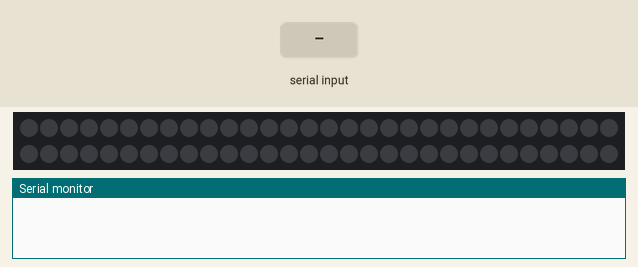
Recording of a sketch running on a simulated Arduino Uno, built with avr-gcc and run on an emulated ATmega328P. Parts: 60 RGB LEDs in strip order, left to right, continuing on the next row, the last lines printed to the serial monitor. Inputs (shaded band) come from the test bench. Dim RGB values are drawn brighter than linear.

Above: at 1.2 s.
1.3 s: "90,45,200\n" received over Serial
At 2.5 s:
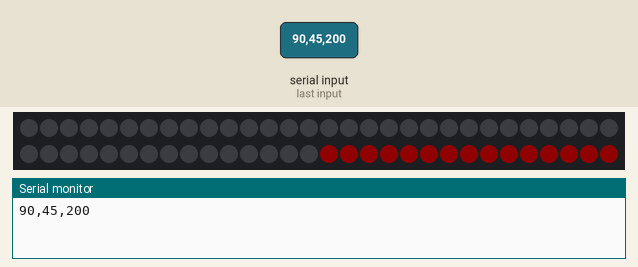
2.8 s: "30,150\n" received over Serial
At 3.7 s:
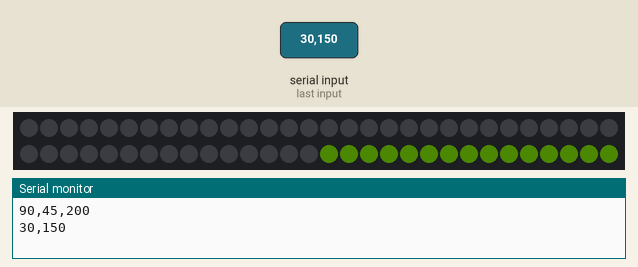
4.3 s: "200\n" received over Serial
At 4.8 s:
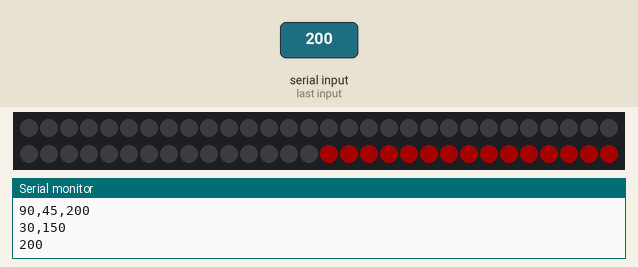
5.8 s: "30,150,10\n" received over Serial
At 7.0 s:
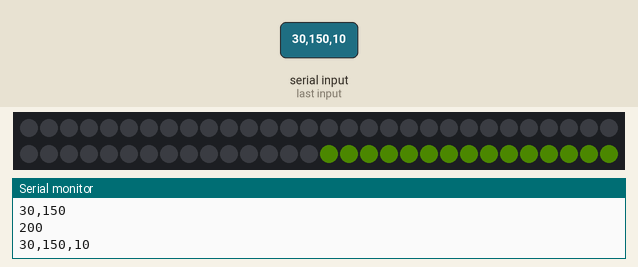
7.3 s: "90,45\n" received over Serial
At 8.3 s:
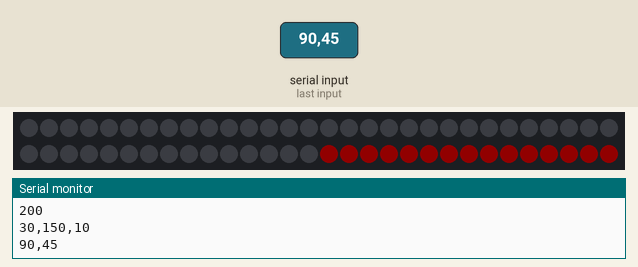
Timing chart, 0 to 9.8 s (numbered marks = the images above; inputs shaded):
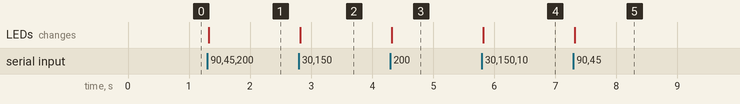

Measured:
- after the input at 1.3 s, the LEDs: change at once (image 1)
- after the input at 2.8 s, the LEDs: change at once (image 2)
- after the input at 4.3 s, the LEDs: change at once (image 3)
- after the input at 5.8 s, the LEDs: change at once (image 4)
- after the input at 7.3 s, the LEDs: change at once (image 5)

The sketch:

ReactiveLEDArduino.ino
```cpp
#include <FastLED.h>

#define LED_PIN     7
#define NUM_LEDS    60

CRGB leds[NUM_LEDS];
//int i = 0;

int brightness = 50;

int stage = 0;
String message = "                     0";
int r = 0;
String red = "        ";
int lastr = 0;
int g = 0;
String green = "         ";
int lastg = 0;
int b = 0;
String blue = "        ";
int lastb = 0;

int r1 = 0;
int r2 = 0;
int r3 = 0;
int g1 = 0;
int g2 = 0;
int g3 = 0;
int b1 = 0;
int b2 = 0;
int b3 = 0;

String red1 = "           ";
String red2 = "           ";
String red3 = "           ";
String green1 = "         ";
String green2 = "         ";
String green3 = "         ";
String blue1 = "          ";
String blue2 = "          ";
String blue3 = "          ";


byte redbite;

void setup() {

  Serial.begin(9600);//115200
  FastLED.addLeds<WS2812, LED_PIN, GRB>(leds, NUM_LEDS);

}

void loop() {

  if(Serial.available()>0){
    message = Serial.readStringUntil('\n');
    //redbite = Serial.read();
    Serial.print(message + '\n');
    /*char newline = '\n';
    char bite;
    int count = 0;
    while(bite != '\n'){
      bite = Serial.read();
      message[count] = bite;
      count++;
      //Serial.print(message);
    }
    */
    //message = readString();
    //delay(10);
    //Serial.print(message + '\n');
    //Serial.write("Got it");
    //Serial.write(message.toInt());
    }

  ////StringManip////
  /*for(int i = 0;i < message.length();i++){
    if(message[i] == '-'){
      message[i] = ' ';
    }
  }*/


    //Load First Pixel
    for(int i = 0;i < 3; i++){
      red[i] = message[i];
    }
    for(int i = 0;i < 3; i++){
      green[i] = message[i + 4];
    }
    for(int i = 0;i < 3; i++){
      blue[i] = message[i + 8];
    }
    //Load Second Pixel
    for(int i = 0;i < 3; i++){
      red1[i] = message[i + 12];
    }
    for(int i = 0;i < 3; i++){
      green1[i] = message[i + 4 + 12];
    }
    for(int i = 0;i < 3; i++){
      blue1[i] = message[i + 8 + 12];
    }
    //Load third Pixel
    for(int i = 0;i < 3; i++){
      red2[i] = message[i + 24];
    }
    for(int i = 0;i < 3; i++){
      green2[i] = message[i + 4  + 24];
    }
    for(int i = 0;i < 3; i++){
      blue2[i] = message[i + 8 + 24];
    }
    //Load Fourth Pixel
    for(int i = 0;i < 3; i++){
      red3[i] = message[i + 36];
    }
    for(int i = 0;i < 3; i++){
      green3[i] = message[i + 4 + 36];
    }
    for(int i = 0;i < 3; i++){
      blue3[i] = message[i + 8 + 36];
    }


    //Serial.print(red + '\n');
    r = red.toInt();
    g = green.toInt();
    b = blue.toInt();

    r1 = red1.toInt();
    g1 = green1.toInt();
    b1 = blue1.toInt();

    r2 = red2.toInt();
    g2 = green2.toInt();
    b2 = blue2.toInt();

    r3 = red3.toInt();
    g3 = green3.toInt();
    b3 = blue3.toInt();

   // map(r,0,255,0,brightness);
   // map(g,0,255,0,brightness);
   // map(b,0,255,0,brightness);

    for(int j = 45;j <60; j++){
      leds[j] = CRGB(map(r,0,255,0,brightness),map(g,0,255,0,brightness),map(b,0,255,0,brightness));
    }
    for(int j = 30;j <45; j++){
      leds[j] = CRGB(map(r1,0,255,0,brightness),map(g1,0,255,0,brightness),map(b1,0,255,0,brightness));
    }
    for(int j = 15;j <30; j++){
      leds[j] = CRGB(map(r2,0,255,0,brightness),map(g2,0,255,0,brightness),map(b2,0,255,0,brightness));
    }
    for(int j = 0;j <15; j++){
      leds[j] = CRGB(map(r3,0,255,0,brightness),map(g3,0,255,0,brightness),map(b3,0,255,0,brightness));
    }


    FastLED.show();
    //message = "                          ";
    //delay(5);


  /*/////////////////////////WORKINGSERIAL
  leds[message.toInt()] = CRGB(random(0,25),random(0,25),random(0,25));
  FastLED.show();
  if(message == "59"){
    FastLED.clear();
  }
  */

  /*
  for (int j = 0; j < i; j++){
    leds[j] = CRGB(random(0,255),random(0,255),random(0,255));
  }
  i++;
  if(i > 60){
    i = 0;
    FastLED.clear();
  }
  FastLED.show();
  delay(75);
  */

/*
    for (int j = 0; j < i; j++){
    if(stage == 0){
      leds[j] = CRGB(255,0,0);
    }else if(stage == 1){
      leds[j] = CRGB(0,255,0);
    }else if(stage == 2){
      leds[j] = CRGB(0,0,255);
    }
  }
  i++;
  if(i > 60){
    i = 0;
    stage++;
    if(stage == 3){
      stage = 0;
    }
    FastLED.clear();
  }
  FastLED.show();
  delay(75);


*/
}

String readString(){
  return Serial.readStringUntil('\n');
  //delay(10);
}
```
